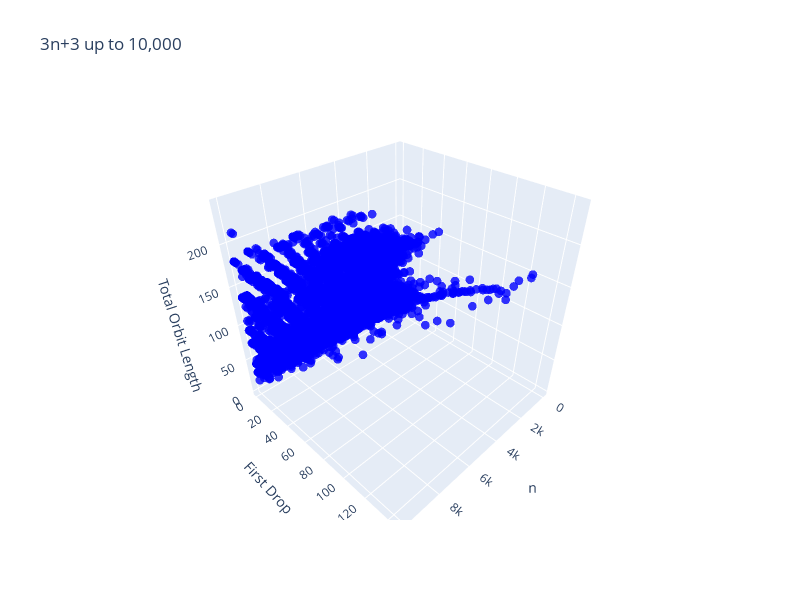

Notebook cell for this chart:
### Code cell
graph.POINT_SIZE = 3

options = OrbitOptions(
    name="m3a3",
    min_n=3,
    should_halt=lambda n: n == 3,
    should_decrease=lambda n: n % 2 == 0,
    should_increase=lambda n: n % 2 == 1,
    decrease=lambda n: (n // 2, "d2"),
    increase=lambda n: (3 * n + 3, "m3a3"),
    append_to_orbit=lambda n, orbit: orbit.append(n)
)

points, labels, colors = graph.generate_points_from_option(
    up_to_n=10000,
    options=[options],
    colors=["blue"],
    point_builder=lambda info: (info.n, info.first_drop, len(info.total_orbit or []) )  # type: OrbitInfo
)

graph.draw_3d_scatterplot(points, labels, colors, x_axis="n", y_axis="First Drop", z_axis="Total Orbit Length", title="3n+3 (m3a3) up to 10,000")

### Figure 1 — Plotly figure (JSON) as saved in the notebook; plotly's stock layout.template omitted (floating-point values rounded to 4 significant figures; data arrays with more than 128 entries replaced by an {"elided": "..."} marker saying what was removed)
{"data": [{"hoverinfo": "text", "marker": {"color": {"elided": "9997 str values"}, "opacity": 0.8, "size": 3}, "mode": "markers", "text": {"elided": "9997 str values"}, "type": "scatter3d", "x": {"elided": "9997 int values"}, "y": {"elided": "9997 int values"}, "z": {"elided": "9997 int values"}}], "layout": {"height": 600, "scene": {"xaxis": {"title": {"text": "n"}}, "yaxis": {"title": {"text": "First Drop"}}, "zaxis": {"title": {"text": "Total Orbit Length"}}}, "title": {"text": "3n+3 up to 10,000"}, "width": 800}}
